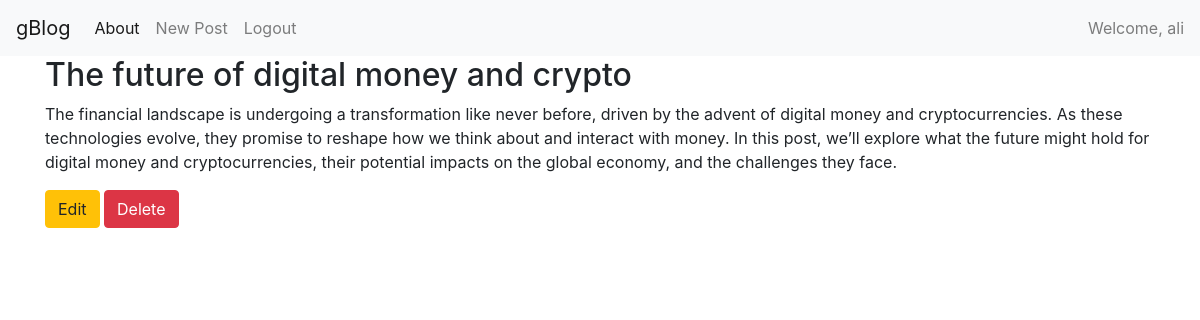
The page /post/8 (signed in) on the database its author committed.
### tables this page shows
CREATE TABLE users (
        id INTEGER PRIMARY KEY AUTOINCREMENT,
        username TEXT NOT NULL UNIQUE,
        email TEXT NOT NULL UNIQUE,
        password TEXT NOT NULL
);

CREATE TABLE posts (
    id INTEGER PRIMARY KEY AUTOINCREMENT,
    title TEXT NOT NULL,
    content TEXT(10000) NOT NULL,
    user_id INTEGER,
    FOREIGN KEY (user_id) REFERENCES users (id)
);

### app.py (the view)
@app.route('/post/<int:post_id>')
@login_required
def post(post_id):
    conn = get_connection()
    post = conn.execute('SELECT posts.*, users.username AS author FROM posts JOIN users ON posts.user_id = users.id WHERE posts.id = ?',(post_id,)).fetchone()
    conn.close()
    if post is None:
        abort(404)
    return render_template('post.html', post=post)

### app.py (called while the page is built)
def get_connection():
    conn = sqlite3.connect("database.db")
    conn.row_factory = sqlite3.Row
    return conn

def login_required(view):
    @functools.wraps(view)
    def wrapped_view(**kwargs):
        if not session.get("user_id"):
            return redirect(url_for('login'))
        return view(**kwargs)
    return wrapped_view

### templates/post.html (shortened to what this page needs)
{% extends 'base.html' %}
{% block content %}
    <h2>{{ post['title'] }}</h2>
    <p>{{ post['content'] }}</p>
    {% if session.get('user_id') == post['user_id'] or session.get('username') == 'admin' %}
        <a href="{{ url_for('edit', id=post['id']) }}" class="btn btn-warning">Edit</a>
        <form action="{{ url_for('delete', id=post['id']) }}" method="post" style="display:inline;">
            <button type="submit" class="btn btn-danger">Delete</button>
        </form>
    {% endif %}
{% endblock %}

### templates/base.html (shortened to what this page needs)
<!doctype html>
<html lang="en">
<head>
  <link rel="stylesheet" href="https://stackpath.bootstrapcdn.com/bootstrap/4.3.1/css/bootstrap.min.css">
</head>
<body>
  <nav class="navbar navbar-expand-md navbar-light bg-light cutom-bg">
    <a class="navbar-brand" href="{{ url_for('index') }}">gBlog</a>
    <div class="collapse navbar-collapse" id="navbarNav">
      <ul class="navbar-nav mr-auto">
        <li class="nav-item active">
          <a class="nav-link" href="#">About</a>
        </li>
        {% if session.get('user_id') %}
        <li class="nav-item">
          <a class="nav-link" href="{{ url_for('create') }}">New Post</a>
        </li>
        <li class="nav-item">
          <a class="nav-link" href="{{ url_for('logout') }}">Logout</a>
        </li>
        {% endif %}
      </ul>
      {% if session.get('user_id') %}
      <ul class="navbar-nav ml-auto">
        <li class="nav-item">
          <span class="navbar-text">Welcome, {{ session.get('username') }}</span>
        </li>
      </ul>
      {% endif %}
    </div>
  </nav>
  <div class="container">
    {% block content %} {% endblock %}
  </div>
</body>
</html>

### rows shown on the page
users: get "ali"
posts: title "The future of digital money and crypto", content "The financial landscape is undergoing a transformation like never before, driven by the advent of digital money and cryptocurrencies. As these technologies evolve, they promise to reshape how we think about and interact with money. In this post, we’ll explore what the future might hold for digital money and cryptocurrencies, their potential impacts on the global economy, and the challenges they face."
